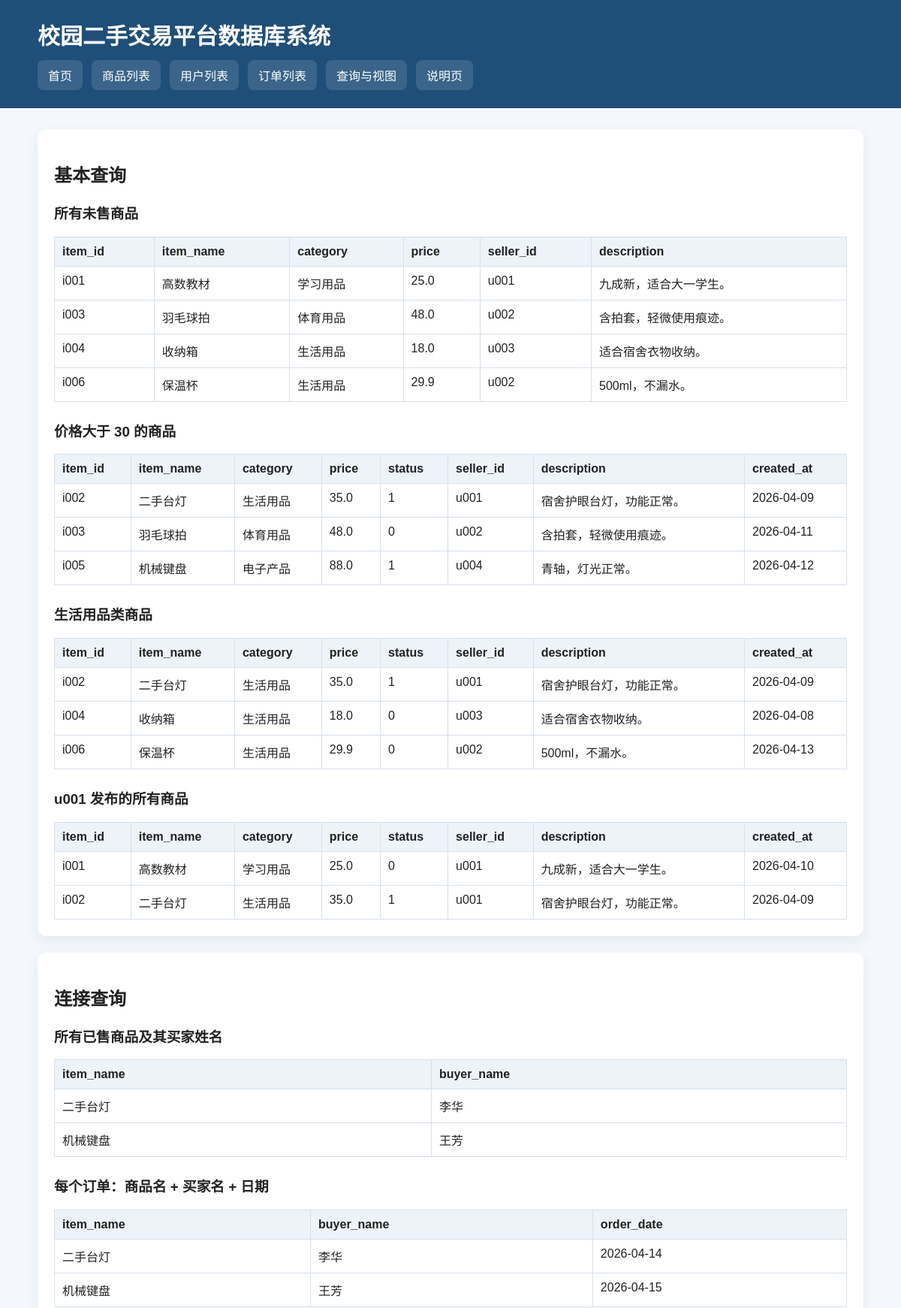
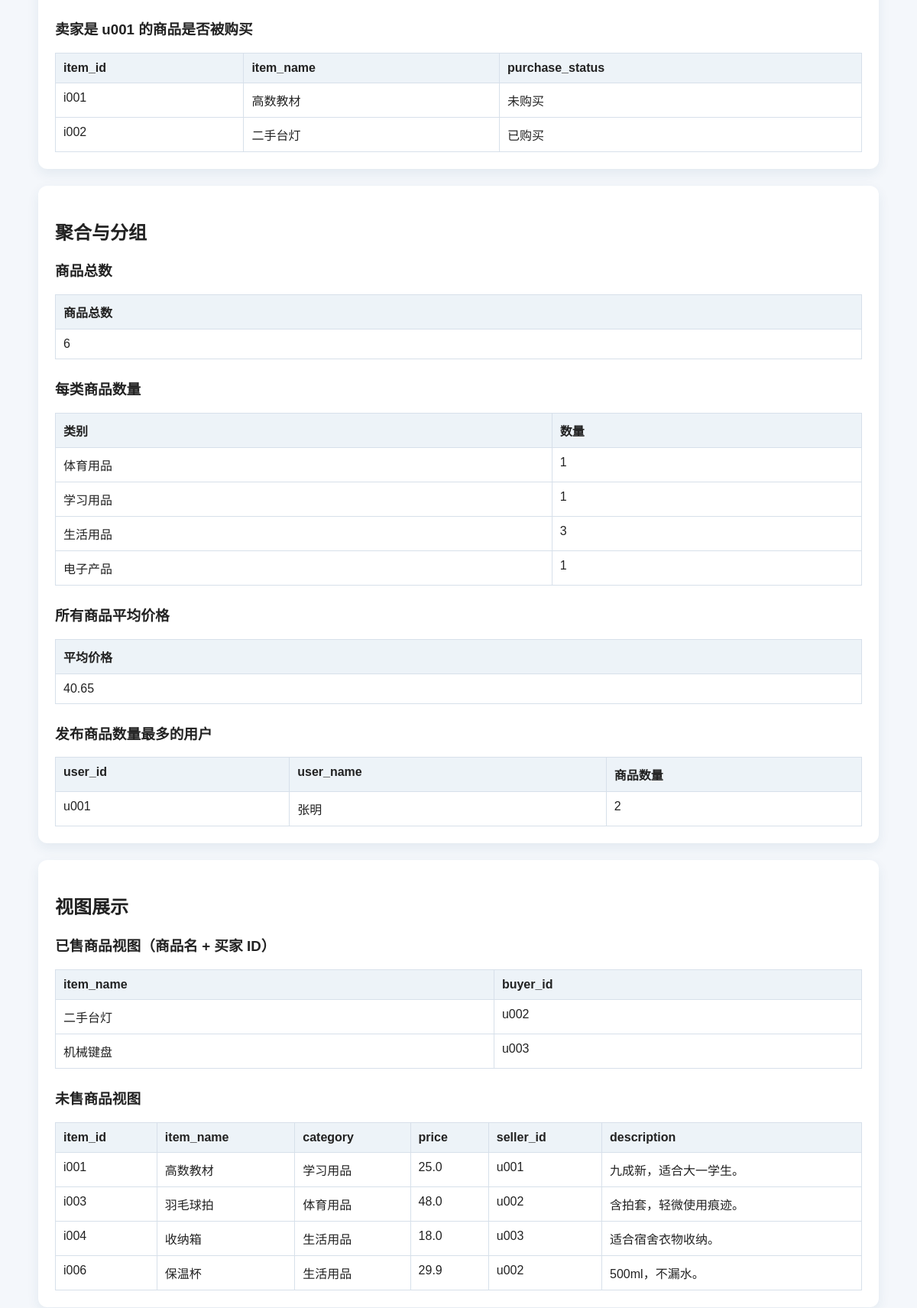
The page /queries (upper part) on the database its author committed (2 pictures, top to bottom).
### tables this page shows
CREATE TABLE item (
    item_id TEXT PRIMARY KEY,
    item_name TEXT NOT NULL,
    category TEXT NOT NULL,
    price REAL NOT NULL CHECK (price >= 0),
    status INTEGER NOT NULL DEFAULT 0 CHECK (status IN (0, 1)),
    seller_id TEXT NOT NULL,
    description TEXT NOT NULL DEFAULT '',
    created_at TEXT NOT NULL DEFAULT (DATE('now')),
    FOREIGN KEY (seller_id) REFERENCES user(user_id)
);

CREATE TABLE user (
    user_id TEXT PRIMARY KEY,
    user_name TEXT NOT NULL,
    phone TEXT NOT NULL,
    email TEXT NOT NULL UNIQUE
);

CREATE TABLE orders (
    order_id INTEGER PRIMARY KEY AUTOINCREMENT,
    buyer_id TEXT NOT NULL,
    item_id TEXT NOT NULL UNIQUE,
    order_date TEXT NOT NULL,
    FOREIGN KEY (buyer_id) REFERENCES user(user_id),
    FOREIGN KEY (item_id) REFERENCES item(item_id)
);

### app.py (the view)
@app.route("/queries")
def queries() -> str:
    basic_queries = {
        "所有未售商品": query_db("SELECT * FROM unsold_items_view ORDER BY item_id"),
        "价格大于 30 的商品": query_db("SELECT * FROM item WHERE price > 30 ORDER BY item_id"),
        "生活用品类商品": query_db("SELECT * FROM item WHERE category = '生活用品' ORDER BY item_id"),
        "u001 发布的所有商品": query_db("SELECT * FROM item WHERE seller_id = 'u001' ORDER BY item_id"),
    }
    join_queries = {
        "所有已售商品及其买家姓名": query_db(
            """
            SELECT item.item_name, user.user_name AS buyer_name
            FROM orders
            JOIN item ON orders.item_id = item.item_id
            JOIN user ON orders.buyer_id = user.user_id
            ORDER BY item.item_id
            """
        ),
        "每个订单：商品名 + 买家名 + 日期": query_db(
            """
            SELECT item.item_name, user.user_name AS buyer_name, orders.order_date
            FROM orders
            JOIN item ON orders.item_id = item.item_id
            JOIN user ON orders.buyer_id = user.user_id
            ORDER BY orders.order_id
            """
        ),
        "卖家是 u001 的商品是否被购买": query_db(
            """
            SELECT item.item_id, item.item_name,
                   CASE WHEN orders.order_id IS NULL THEN '未购买' ELSE '已购买' END AS purchase_status
            FROM item
            LEFT JOIN orders ON item.item_id = orders.item_id
            WHERE item.seller_id = 'u001'
            ORDER BY item.item_id
            """
        ),
    }
    aggregate_queries = {
        "商品总数": query_db("SELECT COUNT(*) AS 商品总数 FROM item"),
        "每类商品数量": query_db(
            "SELECT category AS 类别, COUNT(*) AS 数量 FROM item GROUP BY category ORDER BY category"
        ),
        "所有商品平均价格": query_db("SELECT ROUND(AVG(price), 2) AS 平均价格 FROM item"),
        "发布商品数量最多的用户": query_db(
            """
            SELECT user.user_id, user.user_name, COUNT(item.item_id) AS 商品数量
            FROM user
            JOIN item ON user.user_id = item.seller_id
            GROUP BY user.user_id, user.user_name
            ORDER BY 商品数量 DESC, user.user_id ASC
            LIMIT 1
            """
        ),
    }
    view_queries = {
        "已售商品视图（商品名 + 买家 ID）": query_db("SELECT * FROM sold_items_view ORDER BY item_name"),
        "未售商品视图": query_db("SELECT * FROM unsold_items_view ORDER BY item_id"),
    }
    return render_template(
        "queries.html",
        basic_queries=basic_queries,
        join_queries=join_queries,
        aggregate_queries=aggregate_queries,
        view_queries=view_queries,
    )

### app.py (called while the page is built)
def log_event(level: int, message: str, **extra: Any) -> None:
    payload = {"request_id": getattr(g, "request_id", "-")}
    payload.update(extra)
    logger.log(level, f"{message} | {payload}", extra={"request_id": payload["request_id"]})

@app.after_request
def add_security_headers(response):  # type: ignore[no-untyped-def]
    response.headers.setdefault("X-Content-Type-Options", "nosniff")
    response.headers.setdefault("X-Frame-Options", "DENY")
    response.headers.setdefault("Referrer-Policy", "no-referrer")
    response.headers.setdefault("Cache-Control", "no-store")
    response.headers.setdefault("Content-Security-Policy", "default-src 'self'; style-src 'self' 'unsafe-inline'")
    log_event(logging.INFO, "request_completed", method=request.method, path=request.path, status=response.status_code)
    return response

def get_csrf_token() -> str:
    token = session.get("csrf_token")
    if not token:
        token = secrets.token_urlsafe(32)
        session["csrf_token"] = token
    return str(token)

@app.before_request
def csrf_protect():  # type: ignore[no-untyped-def]
    g.request_id = str(uuid.uuid4())
    if request.method in {"POST", "PUT", "PATCH", "DELETE"}:
        sent = request.form.get("csrf_token", "")
        expected = session.get("csrf_token", "")
        if not expected or not sent or not secrets.compare_digest(str(expected), str(sent)):
            abort(403)
        session["csrf_token"] = secrets.token_urlsafe(32)

@app.context_processor
def inject_globals():  # type: ignore[no-untyped-def]
    return {
        "csrf_token": get_csrf_token(),
        "app_env": APP_ENV,
        "is_admin": bool(session.get("is_admin", False)),
        "request_id": getattr(g, "request_id", "-"),
    }

def get_db() -> sqlite3.Connection:
    if "db" not in g:
        ensure_database()
        conn = sqlite3.connect(DATABASE)
        conn.row_factory = sqlite3.Row
        conn.execute("PRAGMA foreign_keys = ON")
        g.db = conn
    return g.db

def query_db(sql: str, params: tuple[Any, ...] = ()) -> list[sqlite3.Row]:
    return get_db().execute(sql, params).fetchall()

def ensure_database() -> None:
    if not DATABASE.exists():
        try:
            init_db()
        except sqlite3.OperationalError:
            pass

### templates/queries.html (shortened to what this page needs)
{% extends "base.html" %}
{% macro render_table(rows) -%}
    {% if rows %}
        <table>
            <thead>
                <tr>
                    {% for key in rows[0].keys() %}
                    <th>{{ key }}</th>
                    {% endfor %}
                </tr>
            </thead>
            <tbody>
                {% for row in rows %}
                <tr>
                    {% for value in row %}
                    <td>{{ value }}</td>
                    {% endfor %}
                </tr>
                {% endfor %}
            </tbody>
        </table>
    {% else %}
        <p>暂无结果。</p>
    {% endif %}
{%- endmacro %}
{% block content %}
<section class="card">
    <h2>基本查询</h2>
    {% for title, rows in basic_queries.items() %}
    <article class="query-block">
        <h3>{{ title }}</h3>
        {{ render_table(rows) }}
    </article>
    {% endfor %}
</section>
<section class="card">
    <h2>连接查询</h2>
    {% for title, rows in join_queries.items() %}
    <article class="query-block">
        <h3>{{ title }}</h3>
        {{ render_table(rows) }}
    </article>
    {% endfor %}
</section>
<section class="card">
    <h2>聚合与分组</h2>
    {% for title, rows in aggregate_queries.items() %}
    <article class="query-block">
        <h3>{{ title }}</h3>
        {{ render_table(rows) }}
    </article>
    {% endfor %}
</section>
<section class="card">
    <h2>视图展示</h2>
    {% for title, rows in view_queries.items() %}
    <article class="query-block">
        <h3>{{ title }}</h3>
        {{ render_table(rows) }}
    </article>
    {% endfor %}
</section>
{% endblock %}

### static/style.css (style rules this page uses)
body { margin: 0; font-family: "Microsoft YaHei", sans-serif; background: #f4f7fb; color: #222; }
.card { background: #fff; border-radius: 12px; padding: 22px; margin-bottom: 22px; box-shadow: 0 6px 16px rgba(31, 78, 121, 0.08); }
table { width: 100%; border-collapse: collapse; margin-top: 12px; }
th, td { border: 1px solid #d7e0ea; padding: 10px; text-align: left; vertical-align: top; }
th { background: #edf3f8; }
.query-block + .query-block { margin-top: 24px; }

### rows shown on the page
item: item_id "i001", item_name "高数教材", category "学习用品", price "25.0", seller "u001", description "九成新，适合大一学生。", row "0" "未购买", created_at "2026-04-10"
item: item_id "i003", item_name "羽毛球拍", category "体育用品", price "48.0", seller "u002", description "含拍套，轻微使用痕迹。", row "0", created_at "2026-04-11"
item: item_id "i004", item_name "收纳箱", category "生活用品", price "18.0", seller "u003", description "适合宿舍衣物收纳。", row "0", created_at "2026-04-08"
item: item_id "i006", item_name "保温杯", category "生活用品", price "29.9", seller "u002", description "500ml，不漏水。", row "0", created_at "2026-04-13"
item: item_id "i002", item_name "二手台灯", category "生活用品", price "35.0", row "1" "1" "1" "已购买", seller "u001", description "宿舍护眼台灯，功能正常。", created_at "2026-04-09"
item: item_id "i005", item_name "机械键盘", category "电子产品", price "88.0", row "1", seller "u004", description "青轴，灯光正常。", created_at "2026-04-12"
user: user_name "李华"
user: user_name "王芳"
orders: order_date "2026-04-14", buyer "u002"
orders: order_date "2026-04-15", buyer "u003"
user: user_id "u001", user_name "张明", row "2"

### other values the page prints
{{ title }} "所有未售商品" "价格大于 30 的商品" "生活用品类商品" "u001 发布的所有商品"
{{ key }} "item_id" "item_name" "category" "price" "seller_id" "description" "item_id" "item_name" "category" "price" "status" "seller_id" "description" "created_at" "item_id" "item_name" "category" "price" "status" "seller_id" "description" "created_at" "item_id" "item_name" "category" "price" "status" "seller_id" "description" "created_at" "item_name" "buyer_name" "item_name" "buyer_name" "order_date" "item_id" "item_name" "purchase_status" "商品总数" "类别" "数量" "平均价格" "user_id" "user_name" "商品数量" "item_name" "buyer_id" "item_id" "item_name" "category" "price" "seller_id" "description"
{{ title }} "所有已售商品及其买家姓名" "每个订单：商品名 + 买家名 + 日期" "卖家是 u001 的商品是否被购买"
{{ title }} "商品总数" "每类商品数量" "所有商品平均价格" "发布商品数量最多的用户"
{{ value }} "6" "体育用品" "1" "学习用品" "1" "生活用品" "3" "电子产品" "1" "40.65"
{{ title }} "已售商品视图（商品名 + 买家 ID）" "未售商品视图"
